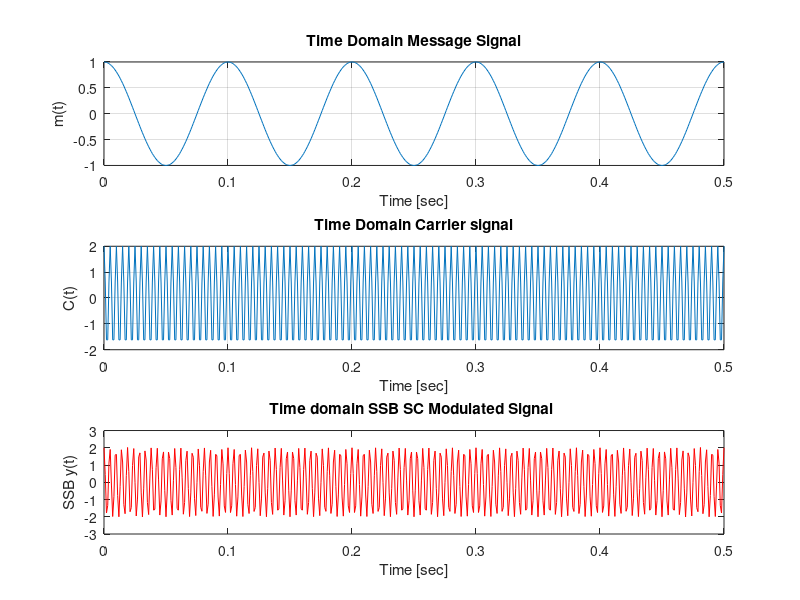
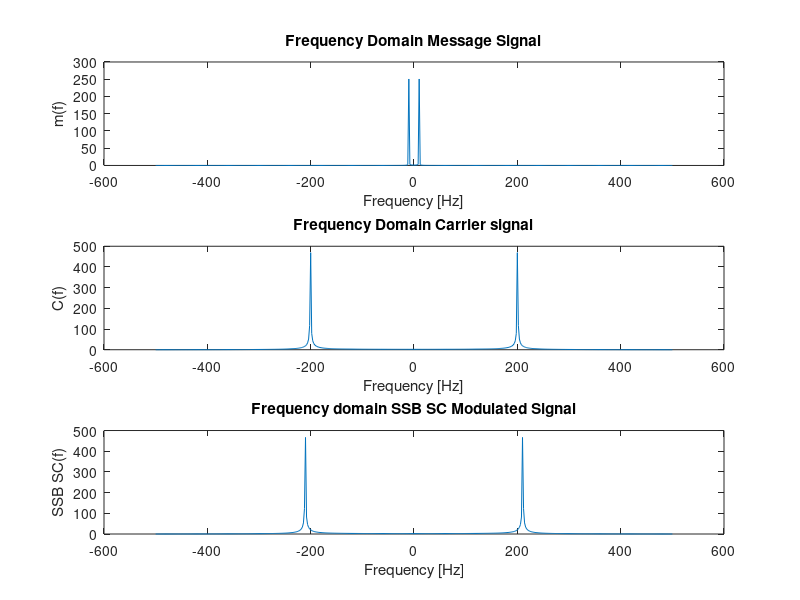

Write the MATLAB code that produced these figures, in order. (Note: this script raises an error after producing the figures.)
%We try to stimulate transmission of our message using SSB SC (Single
%Sideband Supressed Carrier Transmission system.
% here frequencies produced by amplitude modulation are symmetrically 
%spaced above and below the carrier frequency and the carrier level is 
%reduced to the lowest practical level so unlike AM here the carrier is not transmitted.
clc;  %clear command window
clear all;  %clear our workspace
close all;  %closes all other workable windows
%---------Defining parameters-----------------------%
A1=1;          % message signal Amplitude
Ac=2;          % carrier signal Amplitude
fm=10;         % message signal frequency taken (10 Hz here)
fc=20*fm;      % carrier freq taken 10 times message signal frequency (100 Hz)
mod=1;         % Modulation index we take 1

fs=100*fm;       % sampling freq 100 times that of message signal(1000 Hz)
Ts=1/fs;       % sampling time (0.001 sec)
t=0:Ts:5/fm;    % Generating the time vector for 5 periods of message signal (period =1/fm)

%----------Defining and Ploting message and carrier signals---%

message= A1*cos(2*pi*fm*t);  % message signal frequency 10 Hz
carrier= Ac*cos(2*pi*fc*t);  % carrier signal Freq=200Hz
carrierpi= Ac*sin(2*pi*fc*t);  %Carrier signal shifted by pi/2 (cos becomes sin )for using with hilbert transform of message

figure;
subplot(311);
plot(t,message);
xlabel('Time [sec]');
ylabel('m(t)');
title('Time Domain Message Signal');
grid;

hold on;
subplot(312);
plot(t,carrier);
xlabel('Time [sec]');
ylabel('C(t)');
title('Time Domain Carrier signal');
grid;
hold on;

%----- Creating the SSB Modulated signal and its Fourier Transform ---%

% Hilbert transform of baseband 
mh = imag(hilbert(message));  
  
% Single Side Band with Upper Side Band  
modt = message.*carrier- mh.*carrierpi; 

subplot(313);
plot(t,modt,'r');
xlabel('Time [sec]');
ylabel('SSB y(t)');
title('Time domain SSB SC Modulated Signal ');

% To plot the signals in frequency domain
modf=fftshift(fft(modt)); % fourier transform  of SSB SC modolated signal shifted for period -pi to pi
mf=fftshift(fft(message)); % fourier transform  of message signal shifted for period -pi to pi
cf=fftshift(fft(carrier)); % fourier transform  of carrier signal shifted for period -pi to pi
f=linspace(-fs/2,fs/2,length(t)); %generating the frequency vector

figure;
subplot(311);   %To plot frequencies of message,carrier , SSB SC modulated signal in same plot
plot(f,abs(mf));  %Plotting frequency response of message signal
xlabel('Frequency [Hz]');
ylabel('m(f)');
title('Frequency Domain Message Signal');

hold on;
subplot(312);
plot(f,abs(cf));  %Plotting frequency response of carrier signal
xlabel('Frequency [Hz]');
ylabel('C(f)');
title('Frequency Domain Carrier signal');

hold on;
subplot(313);
plot(f,abs(modf));  %Plotting frequency response of SSB SC molulated signal
xlabel('Frequency [Hz]');
ylabel('SSB SC(f)');
title('Frequency domain SSB SC Modulated Signal');
%% 

%-------------Demodulating SSB SC signal---------------------------------%
% Demodulating the SSB SC signal using Coherent Detection the demodulation
% This part is same as DSB SC so we use the sme function for this task too.
% Step 1: Synchronous Demodulation using carrier
Vc = DSBSC(modt,carrier,2);  % To demodulate the SSBSC modulated signal we can again use DSB SC 
                                %as that function only multiplies the signals in input 
                                 %which is what we need to do for demodulation.

% Non-Coherent Detection Step 2: Low Pass RC Filter
% fN = fs/2;
% h = fir1(10,fc*2/fs, 'low');    %To make linear phase FIR Low Pass Filter.       
% ym_rec = filter(h,1,Vc);
[b,a] = butter(5,fm*3/fs);  %We can also use Butterworth Filter
ym_rec = filter(b,a,Vc); % filtering the demodulated signal
ym_rec = ym_rec - mean(ym_rec); %To reduce error
ym_rec = ym_rec/Ac^2;   % a factor of AC^2 comes due to multiplying two times by carrier wave 
                            %so we divide by that to get amplitude of message signal..
figure;
plot(t, ym_rec,'LineWidth',2);  %Plotting the demodulated message signal
hold on;
plot(t,message,'r');   %plotting the origional message signal in the same plot
%We get a very small offset on the demodulated signal but that is fine.
title('demodulated SSB SC signal with origional message signal');
legend("Demodulated SSB SC signal","message signal");
xlabel('Time (s)');
ylabel('Amplitude (Volts)');
% To get the frequency
Nf=length(ym_rec); %To take fft of Nf point
ym_rec_fft = fftshift(fft(ym_rec,Nf));              % Frequency Response of retrieved message signal ,
                                                              %we use the same number of points for fft
f = (-Nf/2:1:Nf/2-1)*fs/Nf;
figure;
subplot(211);
plot(f,abs(ym_rec_fft));
hold on;
title('Freq Response of demodulated SSB SC signal y_m(t)');
xlabel('f(Hz)');
ylabel('|Demod SSB SC(F)|');

%To plot the frequency response of input message signal to compare result
subplot(212);
hold on; 
plot(f,abs(mf));
xlabel("frequency (Hz)");
ylabel("|m(f)|");
title("Frequency response of message signal m(t)");
